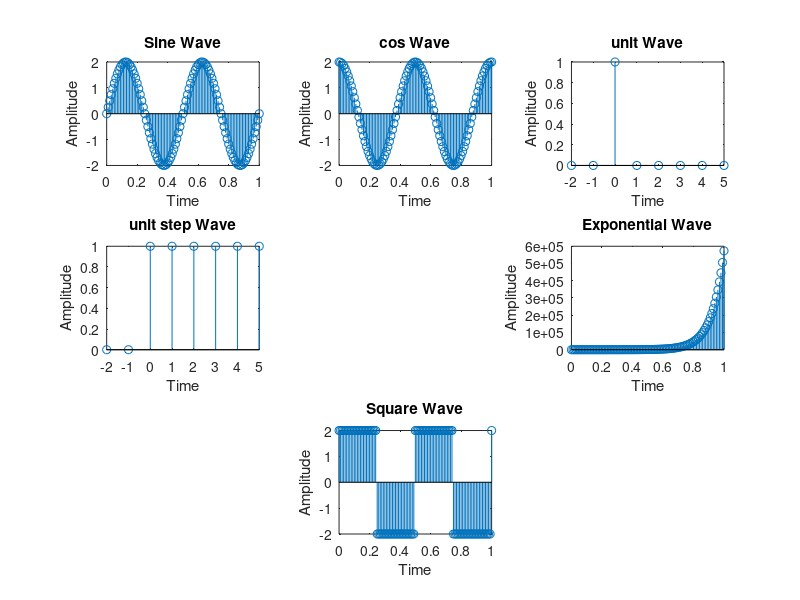

Recreate this plot in MATLAB.
clc;
clear all;
close all;

t=0:0.01:1;
a=2;
b=a*sin(2*pi*2*t); 
subplot(3,3,1);
stem(t,b);
xlabel('Time');
ylabel('Amplitude');
title('Sine Wave');

t=0:0.01:1;
a=2;
b=a*cos(2*pi*2*t);
subplot(3,3,2);
stem(t,b);
xlabel('Time');
ylabel('Amplitude');
title('cos Wave');

n=-2:5;
b=[zeros(1,2),ones(1,1),zeros(1,5)];
subplot(3,3,3);
stem(n,b);
xlabel('Time');
ylabel('Amplitude');
title('unit Wave');

n=-2:5;
b=[zeros(1,2),ones(1,6)];
subplot(3,3,4);
stem(n,b);
xlabel('Time');
ylabel('Amplitude');
title('unit step Wave');

t=0:0.01:1;
a=2;
b=a*square(2*pi*2*t);
subplot(3,3,8);
stem(t,b);
xlabel('Time');
ylabel('Amplitude');
title('Square Wave');

t=0:0.01:1;
a=2;
b=a*exp(2*pi*2*t);
subplot(3,3,6);
stem(t,b);
xlabel('Time');
ylabel('Amplitude');
title('Exponential Wave');
